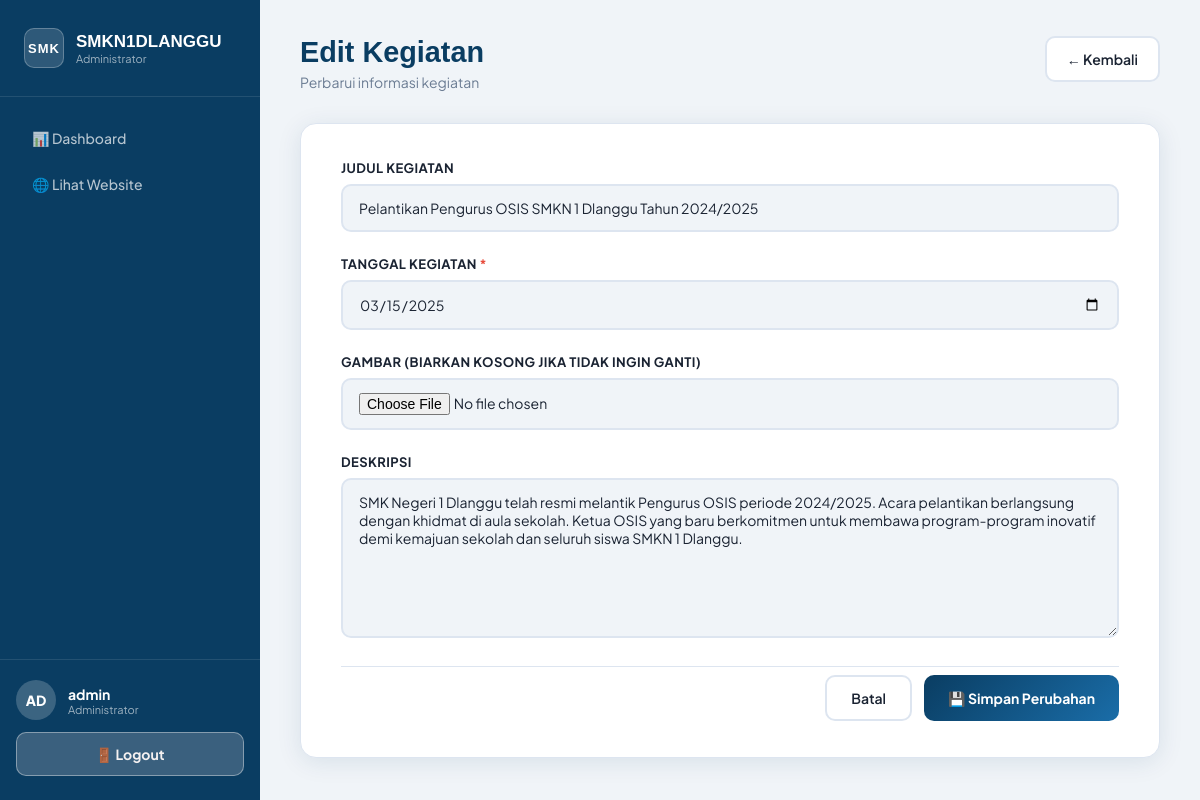
The app's page /admin/edit.php?id=1 (signed in) with its own data.
### tables this page shows
CREATE TABLE `kegiatan` (
  `id` int(11) NOT NULL AUTO_INCREMENT,
  `judul` varchar(255) NOT NULL,
  `deskripsi` text NOT NULL,
  `tanggal` date NOT NULL,
  `gambar` varchar(255) DEFAULT NULL,
  `kategori` varchar(100) DEFAULT 'Umum',
  `created_at` datetime DEFAULT CURRENT_TIMESTAMP,
  PRIMARY KEY (`id`)
);

### admin/edit.php (the view, shortened to what this page needs)
<?php
require_once '../config.php';
$id = intval($_GET['id'] ?? 0);
$stmt = $conn->prepare("SELECT * FROM kegiatan WHERE id = ?");
$stmt->bind_param('i', $id);
$stmt->execute();
$kegiatan = $stmt->get_result()->fetch_assoc();
?>
<!DOCTYPE html>
<html lang="id">
<head>
    <link rel="stylesheet" href="../assets/css/admin.css">
</head>
<body>
<aside class="sidebar">
    <div class="sidebar-brand">
        <div class="brand-icon">SMK</div>
        <div>
            <span class="brand-name">SMKN1DLANGGU</span>
            <span class="brand-sub">Administrator</span>
        </div>
    </div>
    <nav class="sidebar-nav">
        <a href="dashboard.php" class="sidebar-link">📊 Dashboard</a>
        <a href="../index.php" class="sidebar-link" target="_blank">🌐 Lihat Website</a>
    </nav>
    <div class="sidebar-footer">
        <div class="admin-info">
            <div class="admin-avatar"><?= strtoupper(substr($_SESSION['admin_username'] ?? 'AD', 0, 2)) ?></div>
            <div>
                <span class="admin-name"><?= htmlspecialchars($_SESSION['admin_username'] ?? 'Admin') ?></span>
                <span class="admin-role">Administrator</span>
            </div>
        </div>
        <a href="logout.php" class="btn-logout">🚪 Logout</a>
    </div>
</aside>
<main class="admin-main">
    <div class="admin-header">
        <div>
            <h1 class="admin-title">Edit Kegiatan</h1>
            <p class="admin-sub">Perbarui informasi kegiatan</p>
        </div>
        <a href="dashboard.php" class="btn-secondary">← Kembali</a>
    </div>
    <div class="form-card">
        <form method="POST" action="edit.php?id=<?= $id ?>" enctype="multipart/form-data">
            <div class="form-group">
                <label>Judul Kegiatan</label>
                <input type="text" name="judul" class="form-control" value="<?= htmlspecialchars($kegiatan['judul']) ?>" required>
            </div>
            <div class="form-group">
                <label>Tanggal Kegiatan <span class="req">*</span></label>
                <input type="date" name="tanggal" class="form-control" value="<?= htmlspecialchars($kegiatan['tanggal']) ?>" required>
            </div>
            <div class="form-group">
                <label>Gambar (Biarkan kosong jika tidak ingin ganti)</label>
                <input type="file" name="gambar" class="form-control" accept="image/*">
            </div>
            <div class="form-group">
                <label>Deskripsi</label>
                <textarea name="deskripsi" class="form-control textarea" rows="7" required><?= htmlspecialchars($kegiatan['deskripsi']) ?></textarea>
            </div>
            <div class="form-actions">
                <a href="dashboard.php" class="btn-cancel">Batal</a>
                <button type="submit" class="btn-primary">💾 Simpan Perubahan</button>
            </div>
        </form>
    </div>
</main>
</body>
</html>

### records on screen
kegiatan: judul "Pelantikan Pengurus OSIS SMKN 1 Dlanggu Tahun 2024/2025", tanggal "03/15/2025", deskripsi "SMK Negeri 1 Dlanggu telah resmi melantik Pengurus OSIS periode 2024/2025. Acara pelantikan berlangsung dengan khidmat di aula sekolah. Ketua OSIS yang baru berkomitmen untuk membawa program-program inovatif demi kemajuan sekolah dan seluruh siswa SMKN 1 Dlanggu."

### other values on screen
substr($_SESSION['admin_username'] ?? 'AD', 0, 2) "AD"
$_SESSION['admin_username'] "admin"
